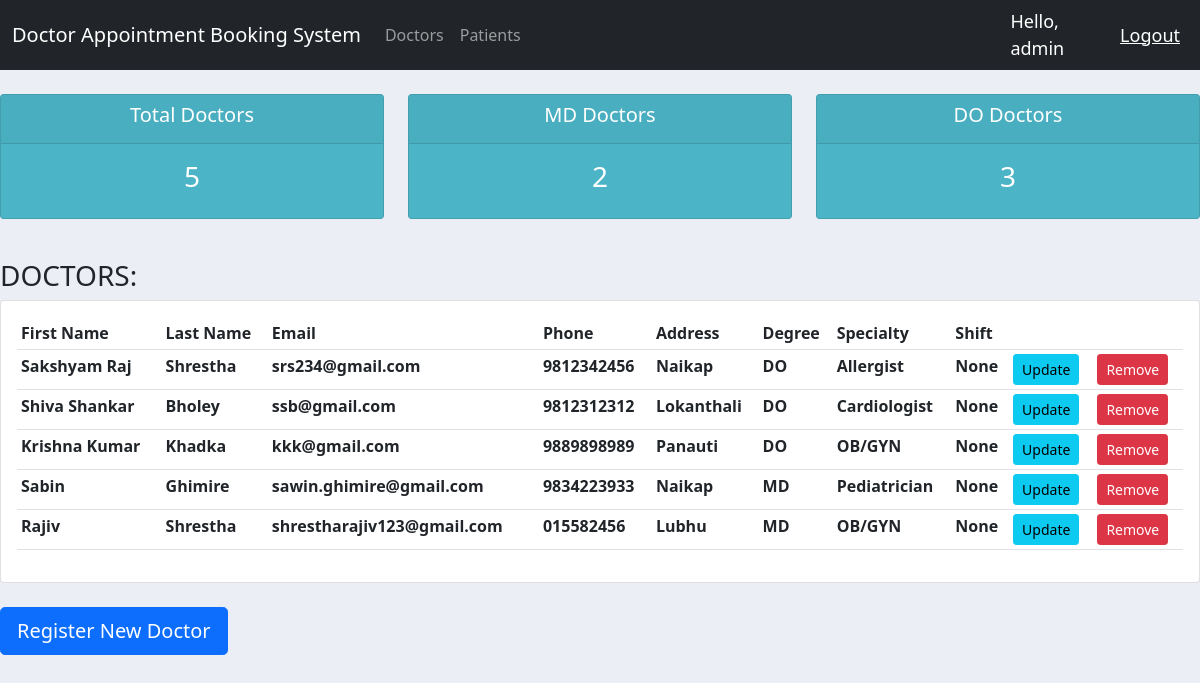
Page /doctorsList/ (signed in) on the committed database.
### core/models.py (models this page shows, shortened)
class Doctor(models.Model):
    DEGREE = (
        ('MD', 'MD'),
        ('DO', 'DO'),
    )
    SPECIALTY = (
        ('Pediatrician', 'Pediatrician'),
        ('Allergist', 'Allergists'),
        ('Dermatologist', 'Dermatologist'),
        ('Ophthalmologist', 'Ophthalmologist'),
        ('OB/GYN', 'OB/GYN'),
        ('Cardiologist', 'Cariologist'),
        ('Urologist', 'Urologist'),
        ('Neurologist', 'Neurologist'),
        ('Psychiatrist', 'Psychiatrist'),
    )
    AVAILABILITY = (
        ('Yes', 'Yes'),
        ('No', 'No'),
    )
    user = models.OneToOneField(User, null=True, on_delete=models.CASCADE)
    first_name = models.CharField(max_length=200)
    last_name = models.CharField(max_length=200)
    email = models.CharField(max_length=200)
    phone = models.CharField(max_length=10)
    address = models.CharField(max_length=1000)
    dob = models.DateField(null=True)
    degree = models.CharField(max_length=200, choices=DEGREE)
    specialty = models.CharField(max_length=200, choices = SPECIALTY)
    availability = models.CharField(max_length=200, choices=AVAILABILITY, null=True, blank=True)
    added_date = models.DateTimeField(auto_now_add=True)
    shift = models.ManyToManyField(Shift)

### core/decorators.py (the view)
        def wrapper_func(request, *args, **kwargs):
            group = None
            if request.user.groups.exists():
                group = request.user.groups.all()[0].name
            if group not in allowed_roles:
                return HttpResponse('<h1>You are not authorized to view this page</h1>')
            else:
                return view_func(request, *args, **kwargs)

### core/views.py (called while the page is built)
@login_required(login_url='login')
@allowed_users(allowed_roles=['admin'])
def doctorsListPageView(request):
    doctors = Doctor.objects.all()
    doctors_count = doctors.count()
    md_doctors = doctors.filter(degree="MD").count()
    do_doctors = doctors.filter(degree="DO").count()
    context = {
        'doctors': doctors,
        'doctors_count': doctors_count,
        'md_doctors': md_doctors,
        'do_doctors': do_doctors,
    }
    return render(request, 'core/doctorsList.html', context)

### core/templates/core/doctorsList.html
{% extends 'core/main.html' %}
{% block content %}
<br>
<div class="row">
    <div class="col">
        <div class="col-md">
            <div class="card text-center text-white mb-3 total-appointments">
                <div class="card-header">
                    <h5 class="card-title">Total Doctors</h5>
                </div>
                <div class="card-body">
                    <h3 class="card-title">{{ doctors_count }}</h3>
                </div>
            </div>
        </div>
    </div>
    <div class="col">
        <div class="col-md">
            <div class="card text-center text-white mb-3 total-appointments">
                <div class="card-header">
                    <h5 class="card-title">MD Doctors</h5>
                </div>
                <div class="card-body">
                    <h3 class="card-title">{{ md_doctors }}</h3>
                </div>
            </div>
        </div>
    </div>
    <div class="col">
        <div class="col-md">
            <div class="card text-center text-white mb-3 total-appointments">
                <div class="card-header">
                    <h5 class="card-title">DO Doctors</h5>
                </div>
                <div class="card-body">
                    <h3 class="card-title">{{ do_doctors }}</h3>
                </div>
            </div>
        </div>
    </div>
</div>
<br>
<div class="row">
    <div class="col">
        <h3>DOCTORS:</h3>
        <div class="card card-body">
            <table class="table table-sm">
                <tr>
                    <th>First Name</th>
                    <th>Last Name</th>
                    <th>Email</th>
                    <th>Phone</th>
                    <th>Address</th>
                    <th>Degree</th>
                    <th>Specialty</th>
                    <th>Shift</th>
                    <th></th>
                    <th></th>
                </tr>
                {% for doctor in doctors %}
                <tr>
                    <th>{{ doctor.first_name }}</th>
                    <th>{{ doctor.last_name }}</th>
                    <th>{{ doctor.email }}</th>
                    <th>{{ doctor.phone }}</th>
                    <th>{{ doctor.address }}</th>
                    <th>{{ doctor.degree }}</th>
                    <th>{{ doctor.specialty }}</th>
                    <th>{{ doctor.shift.name }}</th>
                    <th><a href="{% url 'doctorUpdate' doctor.id %}" class="btn btn-sm btn-info">Update</a></th>
                    <th><a href="{% url 'doctorDelete' doctor.id %}" class="btn btn-sm btn-danger">Remove</a></th>
                </tr>
                {% endfor %}
            </table>
        </div>
        <br>
        <a href="{% url 'doctorRegistration' %}" class="btn btn-lg btn-primary">Register New Doctor</a>
    </div>
</div>
{% endblock content %}

### core/templates/core/navbar.html (shortened to what this page needs)
<nav class="navbar navbar-expand-lg navbar-dark bg-dark">
    <div class="container-fluid">
      <a class="navbar-brand" href="{% url 'admin' %}">Doctor Appointment Booking System</a>
      <div class="collapse navbar-collapse" id="navbarNav">
        <ul class="navbar-nav">
            {% if request.user.is_staff %}
                <li class="nav-item">
                    <a class="nav-link" href="{% url 'doctorsList' %}">Doctors</a>
                </li>
                <li class="nav-item">
                    <a class="nav-link" href="{% url 'patientsList' %}">Patients</a>
                </li>
            {% endif %}
        </ul>
      </div>
    </div>
    <span class="hello-msg">Hello, {{request.user}}</span>
    <span><a href="{% url 'logout' %}" class="hello-msg">Logout</a></span>
  </nav>

### core/templates/core/main.html (style rules this page uses)
body { background-color: #ebeff5; }
.total-appointments { background-color: #4cb4c7; }

### core/templates/core/navbar.html (style rules this page uses)
.hello-msg { font-size: 18px; color: #fff; margin-right: 20px; }

### rows in the picture
Doctor: first_name "Sakshyam Raj", last_name "Shrestha", email "srs234@gmail.com", phone "9812342456", address "Naikap", degree "DO", specialty "Allergist", shift.name "None"
Doctor: first_name "Shiva Shankar", last_name "Bholey", email "ssb@gmail.com", phone "9812312312", address "Lokanthali", degree "DO", specialty "Cardiologist", shift.name "None"
Doctor: first_name "Krishna Kumar", last_name "Khadka", email "kkk@gmail.com", phone "9889898989", address "Panauti", degree "DO", specialty "OB/GYN", shift.name "None"
Doctor: first_name "Sabin", last_name "Ghimire", email "sawin.ghimire@gmail.com", phone "9834223933", address "Naikap", degree "MD", specialty "Pediatrician", shift.name "None"
Doctor: first_name "Rajiv", last_name "Shrestha", email "shrestharajiv123@gmail.com", phone "015582456", address "Lubhu", degree "MD", specialty "OB/GYN", shift.name "None"

### other values in the picture
{{ request.user }} "admin"
{{ doctors_count }} "5"
{{ md_doctors }} "2"
{{ do_doctors }} "3"
